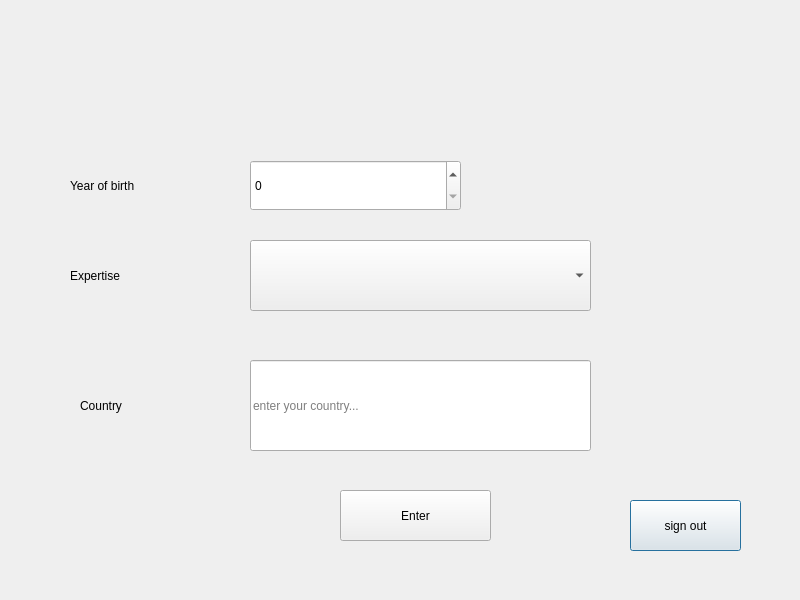
<?xml version="1.0" encoding="UTF-8"?>
<ui version="4.0">
 <class>Dialog</class>
 <widget class="QDialog" name="Dialog">
  <property name="geometry">
   <rect>
    <x>0</x>
    <y>0</y>
    <width>800</width>
    <height>600</height>
   </rect>
  </property>
  <property name="windowTitle">
   <string>Dialog</string>
  </property>
  <widget class="QLineEdit" name="lineEdit">
   <property name="geometry">
    <rect>
     <x>250</x>
     <y>360</y>
     <width>341</width>
     <height>91</height>
    </rect>
   </property>
   <property name="placeholderText">
    <string>enter your country...</string>
   </property>
  </widget>
  <widget class="QLabel" name="label_4">
   <property name="geometry">
    <rect>
     <x>70</x>
     <y>150</y>
     <width>181</width>
     <height>71</height>
    </rect>
   </property>
   <property name="text">
    <string>Year of birth</string>
   </property>
  </widget>
  <widget class="QLabel" name="label">
   <property name="geometry">
    <rect>
     <x>70</x>
     <y>250</y>
     <width>171</width>
     <height>51</height>
    </rect>
   </property>
   <property name="text">
    <string>Expertise</string>
   </property>
  </widget>
  <widget class="QSpinBox" name="spinBox">
   <property name="geometry">
    <rect>
     <x>250</x>
     <y>160</y>
     <width>211</width>
     <height>51</height>
    </rect>
   </property>
  </widget>
  <widget class="QPushButton" name="signOutPushButton">
   <property name="geometry">
    <rect>
     <x>630</x>
     <y>500</y>
     <width>111</width>
     <height>51</height>
    </rect>
   </property>
   <property name="text">
    <string>sign out</string>
   </property>
  </widget>
  <widget class="QPushButton" name="pushButton">
   <property name="geometry">
    <rect>
     <x>340</x>
     <y>490</y>
     <width>151</width>
     <height>51</height>
    </rect>
   </property>
   <property name="text">
    <string>Enter</string>
   </property>
  </widget>
  <widget class="QComboBox" name="expertisecomboBox">
   <property name="geometry">
    <rect>
     <x>250</x>
     <y>240</y>
     <width>341</width>
     <height>71</height>
    </rect>
   </property>
  </widget>
  <widget class="QLabel" name="label_2">
   <property name="geometry">
    <rect>
     <x>80</x>
     <y>380</y>
     <width>131</width>
     <height>51</height>
    </rect>
   </property>
   <property name="text">
    <string>Country</string>
   </property>
  </widget>
 </widget>
 <resources/>
 <connections/>
</ui>
